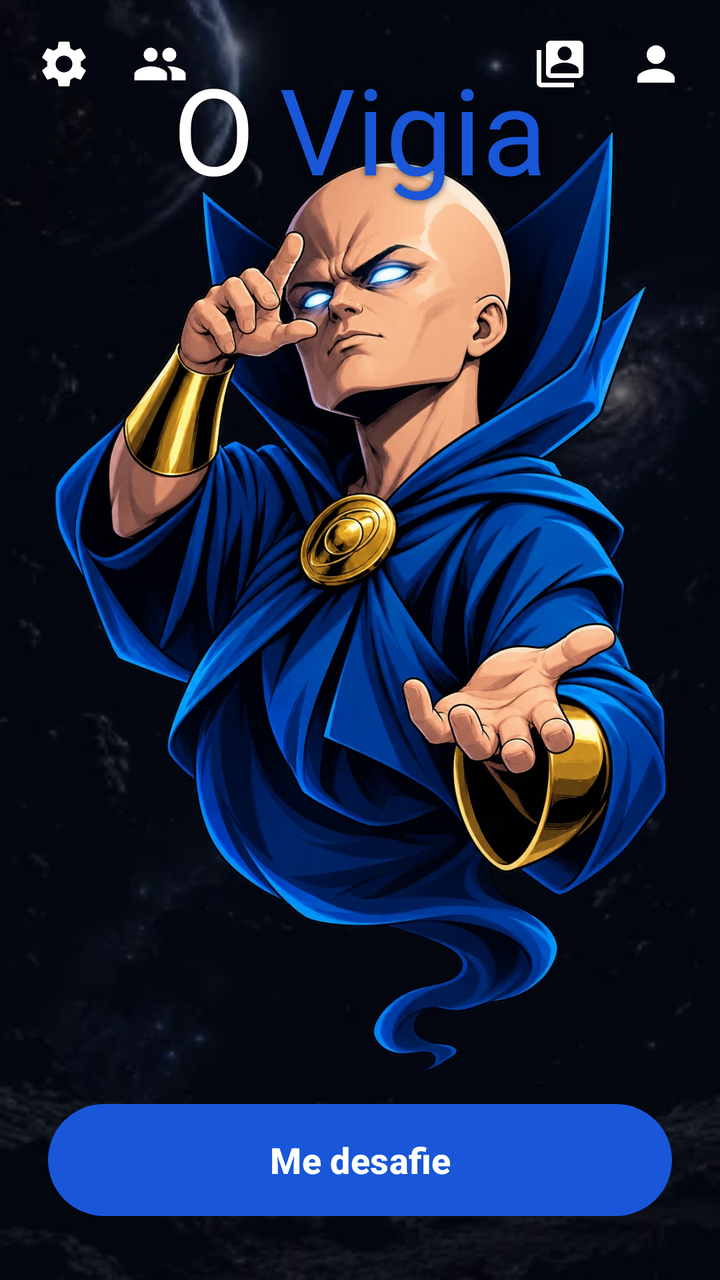
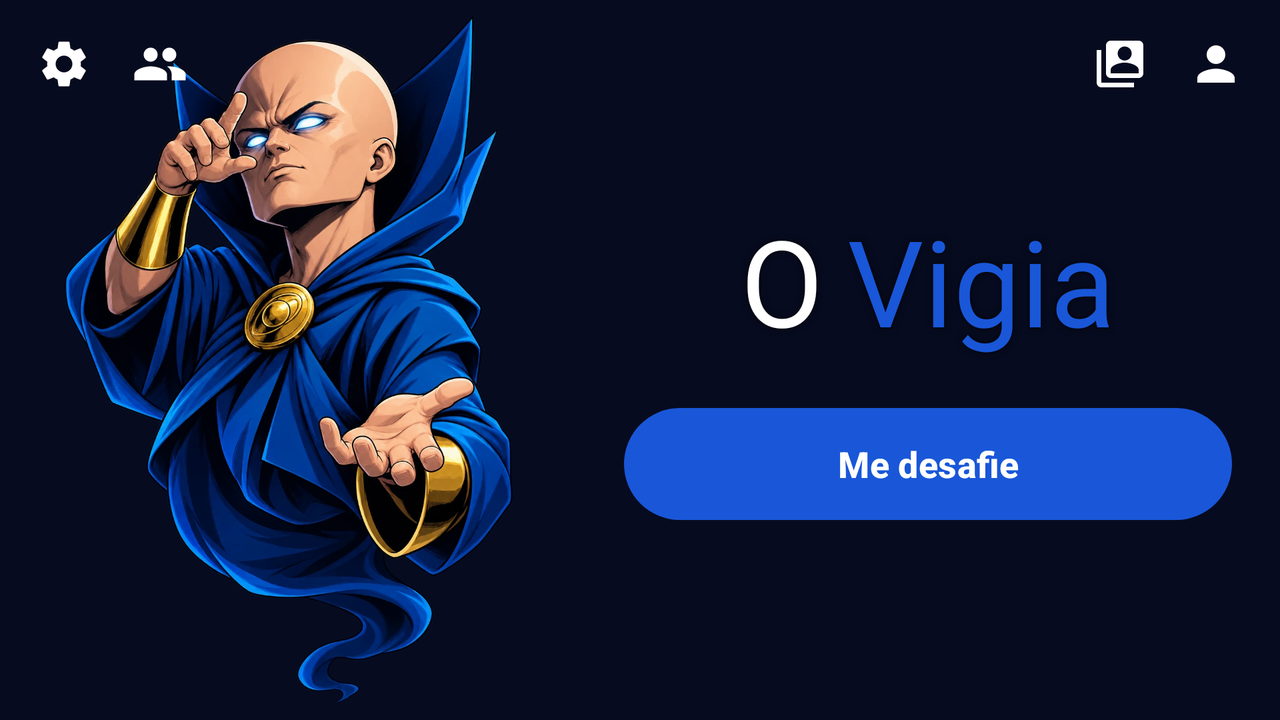

An Android layout and its configuration variant, each rendered on a device that would load it. The default file and the variant file are quoted in full after the pictures.
<!-- AndroidManifest.xml: application theme Theme.OVigia -->
<!-- res/layout/fragment_home.xml -->
<?xml version="1.0" encoding="utf-8"?>
<androidx.constraintlayout.widget.ConstraintLayout xmlns:android="http://schemas.android.com/apk/res/android"
    xmlns:app="http://schemas.android.com/apk/res-auto"
    xmlns:tools="http://schemas.android.com/tools"
    android:layout_width="match_parent"
    android:layout_height="match_parent"
    tools:background="@drawable/bg_galaxy">

    <ImageView
        android:id="@+id/imageArt"
        android:layout_width="0dp"
        android:layout_height="0dp"
        android:layout_marginTop="@dimen/bar_margin"
        android:layout_marginBottom="16dp"
        android:contentDescription="@string/cd_watcher_art"
        android:scaleType="fitCenter"
        android:src="@drawable/art_watcher"
        app:layout_constraintBottom_toTopOf="@id/btnMeDesafie"
        app:layout_constraintEnd_toEndOf="parent"
        app:layout_constraintStart_toStartOf="parent"
        app:layout_constraintTop_toBottomOf="@id/btnSettings"
        app:layout_constraintWidth_max="420dp" />

    <ImageButton
        android:id="@+id/btnSettings"
        style="@style/Widget.OVigia.IconButton"
        android:layout_margin="@dimen/bar_margin"
        android:contentDescription="@string/cd_settings"
        android:src="@drawable/ic_settings"
        app:layout_constraintStart_toStartOf="parent"
        app:layout_constraintTop_toTopOf="parent" />

    <ImageButton
        android:id="@+id/btnFriends"
        style="@style/Widget.OVigia.IconButton"
        android:layout_marginTop="@dimen/bar_margin"
        android:contentDescription="@string/cd_friends"
        android:src="@drawable/ic_group"
        app:layout_constraintStart_toEndOf="@id/btnSettings"
        app:layout_constraintTop_toTopOf="parent" />

    <ImageButton
        android:id="@+id/btnCatalog"
        style="@style/Widget.OVigia.IconButton"
        android:layout_marginTop="@dimen/bar_margin"
        android:contentDescription="@string/cd_catalog"
        android:src="@drawable/ic_catalog"
        app:layout_constraintEnd_toStartOf="@id/btnProfile"
        app:layout_constraintTop_toTopOf="parent" />

    <ImageButton
        android:id="@+id/btnProfile"
        style="@style/Widget.OVigia.IconButton"
        android:layout_margin="@dimen/bar_margin"
        android:contentDescription="@string/cd_profile"
        android:src="@drawable/ic_person"
        app:layout_constraintEnd_toEndOf="parent"
        app:layout_constraintTop_toTopOf="parent" />

    <include
        android:id="@+id/title"
        layout="@layout/view_title"
        android:layout_width="wrap_content"
        android:layout_height="wrap_content"
        android:layout_marginTop="24dp"
        app:layout_constraintEnd_toEndOf="parent"
        app:layout_constraintStart_toStartOf="parent"
        app:layout_constraintTop_toTopOf="parent" />

    <Button
        android:id="@+id/btnMeDesafie"
        android:layout_width="0dp"
        android:layout_height="56dp"
        android:layout_marginHorizontal="@dimen/screen_margin"
        android:layout_marginBottom="32dp"
        android:text="@string/btn_me_desafie"
        android:textSize="18sp"
        app:layout_constraintBottom_toBottomOf="parent"
        app:layout_constraintEnd_toEndOf="parent"
        app:layout_constraintStart_toStartOf="parent"
        app:layout_constraintWidth_max="@dimen/content_max_width" />

</androidx.constraintlayout.widget.ConstraintLayout>
<!-- res/layout/view_title.xml (included above) -->
<?xml version="1.0" encoding="utf-8"?>
<LinearLayout xmlns:android="http://schemas.android.com/apk/res/android"
    android:layout_width="wrap_content"
    android:layout_height="wrap_content"
    android:contentDescription="@string/app_name"
    android:focusable="true"
    android:orientation="horizontal">

    <TextView
        android:id="@+id/titleO"
        android:layout_width="wrap_content"
        android:layout_height="wrap_content"
        android:fontFamily="@font/minangkabau"
        android:importantForAccessibility="no"
        android:shadowColor="#AA000000"
        android:shadowRadius="8"
        android:text="@string/title_o"
        android:textColor="@color/white"
        android:textSize="60sp" />

    <TextView
        android:id="@+id/titleVigia"
        android:layout_width="wrap_content"
        android:layout_height="wrap_content"
        android:layout_marginStart="12dp"
        android:fontFamily="@font/minangkabau"
        android:importantForAccessibility="no"
        android:shadowColor="#AA000000"
        android:shadowRadius="8"
        android:text="@string/title_vigia"
        android:textColor="@color/vigia_blue"
        android:textSize="60sp" />
</LinearLayout>
<!-- resources referenced by this layout -->
<resources>
  <color name="vigia_blue">#FF1957D8</color>
  <color name="white">#FFFFFFFF</color>
  <dimen name="bar_margin">8dp</dimen>
  <dimen name="content_max_width">480dp</dimen>
  <dimen name="screen_margin">24dp</dimen>
  <!-- drawable ic_catalog (drawable) -->
  <?xml version="1.0" encoding="utf-8"?>
  <vector xmlns:android="http://schemas.android.com/apk/res/android"
      android:width="24dp"
      android:height="24dp"
      android:viewportWidth="24"
      android:viewportHeight="24"
      android:tint="@color/vigia_icon">
      <path
          android:fillColor="#FF000000"
          android:pathData="M4,6H2v14c0,1.1 0.9,2 2,2h14v-2H4V6zM20,2H8C6.9,2 6,2.9 6,4v12c0,1.1 0.9,2 2,2h12c1.1,0 2,-0.9 2,-2V4C22,2.9 21.1,2 20,2zM14,4.5c1.66,0 3,1.34 3,3s-1.34,3 -3,3 -3,-1.34 -3,-3 1.34,-3 3,-3zM20,16H8v-1.5c0,-2 4,-3.1 6,-3.1s6,1.1 6,3.1V16z" />
  </vector>
  <!-- drawable ic_person (drawable) -->
  <?xml version="1.0" encoding="utf-8"?>
  <vector xmlns:android="http://schemas.android.com/apk/res/android"
      android:width="24dp"
      android:height="24dp"
      android:viewportWidth="24"
      android:viewportHeight="24"
      android:tint="@color/vigia_icon">
      <path
          android:fillColor="#FF000000"
          android:pathData="M12,12c2.21,0 4,-1.79 4,-4s-1.79,-4 -4,-4 -4,1.79 -4,4 1.79,4 4,4zM12,14c-2.67,0 -8,1.34 -8,4v2h16v-2c0,-2.66 -5.33,-4 -8,-4z" />
  </vector>
  <string name="app_name" translatable="false">O Vigia</string>
  <string name="btn_me_desafie">Me desafie</string>
  <string name="cd_catalog">Catálogo de heróis</string>
  <string name="cd_friends">Amigos</string>
  <string name="cd_profile">Perfil</string>
  <string name="cd_settings">Configurações</string>
  <string name="cd_watcher_art">O Vigia pensativo</string>
  <string name="title_o" translatable="false">O</string>
  <string name="title_vigia" translatable="false">Vigia</string>
  <style name="Widget.OVigia.IconButton" parent="">
          <item name="android:layout_width">48dp</item>
          <item name="android:layout_height">48dp</item>
          <item name="android:padding">10dp</item>
          <item name="android:scaleType">fitCenter</item>
          <item name="android:background">?attr/selectableItemBackgroundBorderless</item>
          <item name="tint">@color/white</item>
      </style>
  <color name="vigia_icon">#FFFFFFFF</color>
  <color name="vigia_gold">#FFE8C468</color>
  <color name="vigia_dialog">#FF15183A</color>
  <color name="vigia_space">#FF070B1F</color>
  <style name="Widget.OVigia.Button" parent="Widget.Material3.Button">
          <item name="backgroundTint">@color/button_primary_background</item>
          <item name="android:textColor">@color/button_primary_text</item>
          <item name="android:textAllCaps">false</item>
          <item name="android:textStyle">bold</item>
          <item name="android:textSize">15sp</item>
          <item name="android:minHeight">@dimen/button_height</item>
          <item name="android:insetTop">0dp</item>
          <item name="android:insetBottom">0dp</item>
          <item name="cornerRadius">28dp</item>
      </style>
  <style name="ThemeOverlay.OVigia.Dialog" parent="ThemeOverlay.Material3.MaterialAlertDialog">
          <item name="colorPrimary">@color/vigia_gold</item>
          <item name="colorSurface">@color/vigia_dialog</item>
          <item name="colorSurfaceContainerHigh">@color/vigia_dialog</item>
      </style>
  <dimen name="button_height">52dp</dimen>
  <!-- some entries are left out for length -->
</resources>
<!-- res/layout-land/fragment_home.xml (the repository's variant of the layout above) -->
<!-- drawn on the phone turned sideways -->
<?xml version="1.0" encoding="utf-8"?>
<androidx.constraintlayout.widget.ConstraintLayout xmlns:android="http://schemas.android.com/apk/res/android"
    xmlns:app="http://schemas.android.com/apk/res-auto"
    android:layout_width="match_parent"
    android:layout_height="match_parent">

    <androidx.constraintlayout.widget.Guideline
        android:id="@+id/split"
        android:layout_width="wrap_content"
        android:layout_height="wrap_content"
        android:orientation="vertical"
        app:layout_constraintGuide_percent="0.45" />

    <ImageView
        android:id="@+id/imageArt"
        android:layout_width="0dp"
        android:layout_height="0dp"
        android:layout_marginVertical="@dimen/bar_margin"
        android:contentDescription="@string/cd_watcher_art"
        android:scaleType="fitCenter"
        android:src="@drawable/art_watcher"
        app:layout_constraintBottom_toBottomOf="parent"
        app:layout_constraintEnd_toStartOf="@id/split"
        app:layout_constraintStart_toStartOf="parent"
        app:layout_constraintTop_toTopOf="parent" />

    <ImageButton
        android:id="@+id/btnSettings"
        style="@style/Widget.OVigia.IconButton"
        android:layout_margin="@dimen/bar_margin"
        android:contentDescription="@string/cd_settings"
        android:src="@drawable/ic_settings"
        app:layout_constraintStart_toStartOf="parent"
        app:layout_constraintTop_toTopOf="parent" />

    <ImageButton
        android:id="@+id/btnFriends"
        style="@style/Widget.OVigia.IconButton"
        android:layout_marginTop="@dimen/bar_margin"
        android:contentDescription="@string/cd_friends"
        android:src="@drawable/ic_group"
        app:layout_constraintStart_toEndOf="@id/btnSettings"
        app:layout_constraintTop_toTopOf="parent" />

    <ImageButton
        android:id="@+id/btnCatalog"
        style="@style/Widget.OVigia.IconButton"
        android:layout_marginTop="@dimen/bar_margin"
        android:contentDescription="@string/cd_catalog"
        android:src="@drawable/ic_catalog"
        app:layout_constraintEnd_toStartOf="@id/btnProfile"
        app:layout_constraintTop_toTopOf="parent" />

    <ImageButton
        android:id="@+id/btnProfile"
        style="@style/Widget.OVigia.IconButton"
        android:layout_margin="@dimen/bar_margin"
        android:contentDescription="@string/cd_profile"
        android:src="@drawable/ic_person"
        app:layout_constraintEnd_toEndOf="parent"
        app:layout_constraintTop_toTopOf="parent" />

    <include
        android:id="@+id/title"
        layout="@layout/view_title"
        android:layout_width="wrap_content"
        android:layout_height="wrap_content"
        app:layout_constraintBottom_toTopOf="@id/btnMeDesafie"
        app:layout_constraintEnd_toEndOf="parent"
        app:layout_constraintStart_toEndOf="@id/split"
        app:layout_constraintTop_toTopOf="parent"
        app:layout_constraintVertical_chainStyle="packed" />

    <Button
        android:id="@+id/btnMeDesafie"
        android:layout_width="0dp"
        android:layout_height="56dp"
        android:layout_marginHorizontal="@dimen/screen_margin"
        android:layout_marginTop="24dp"
        android:text="@string/btn_me_desafie"
        android:textSize="18sp"
        app:layout_constraintBottom_toBottomOf="parent"
        app:layout_constraintEnd_toEndOf="parent"
        app:layout_constraintStart_toEndOf="@id/split"
        app:layout_constraintTop_toBottomOf="@id/title"
        app:layout_constraintWidth_max="@dimen/content_max_width" />

</androidx.constraintlayout.widget.ConstraintLayout>
